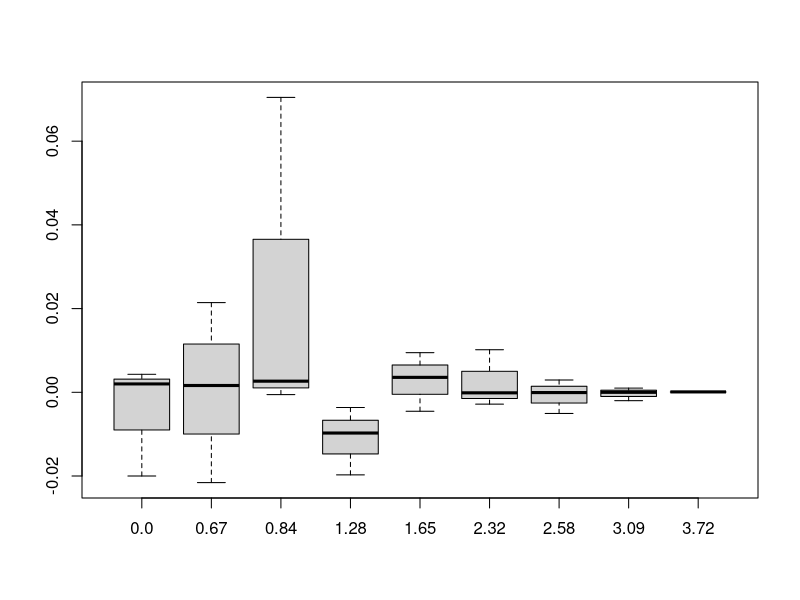
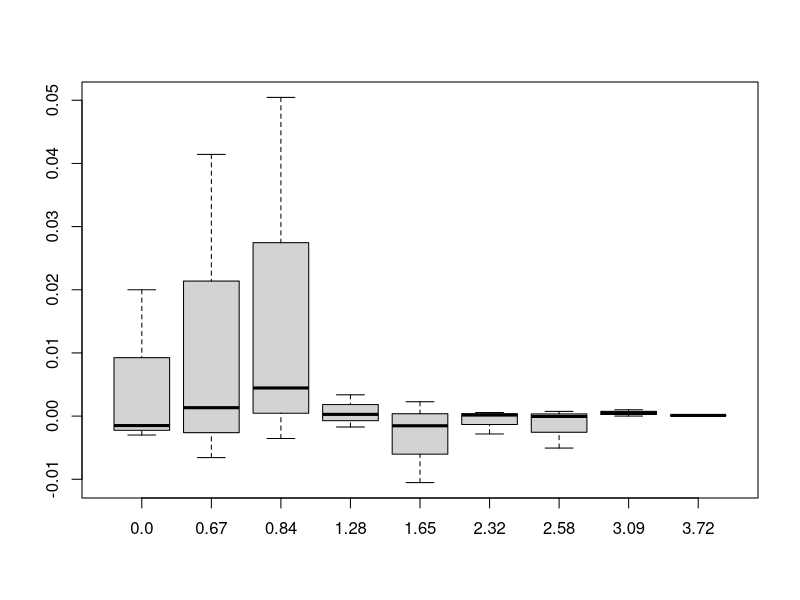
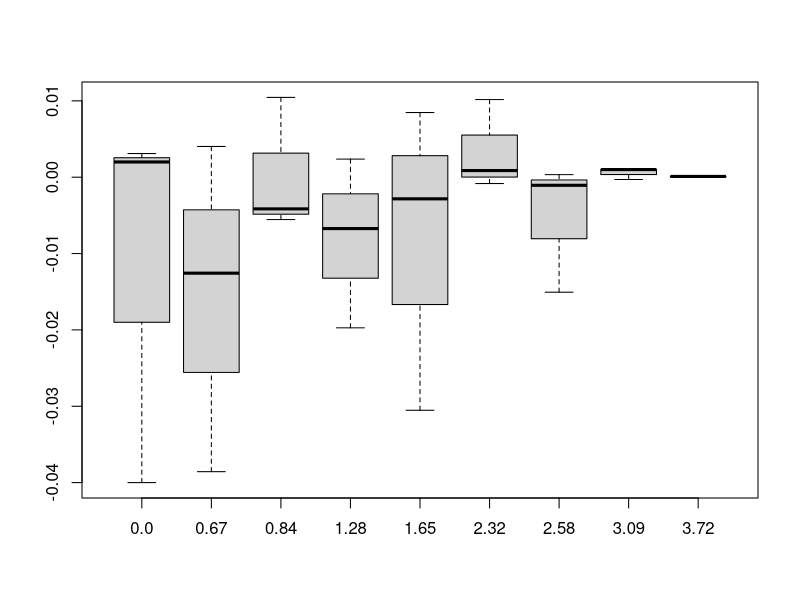
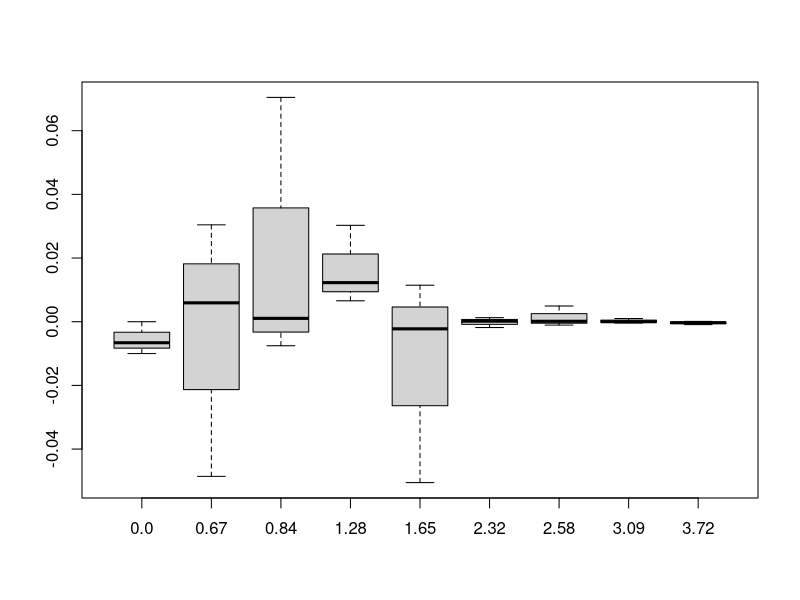
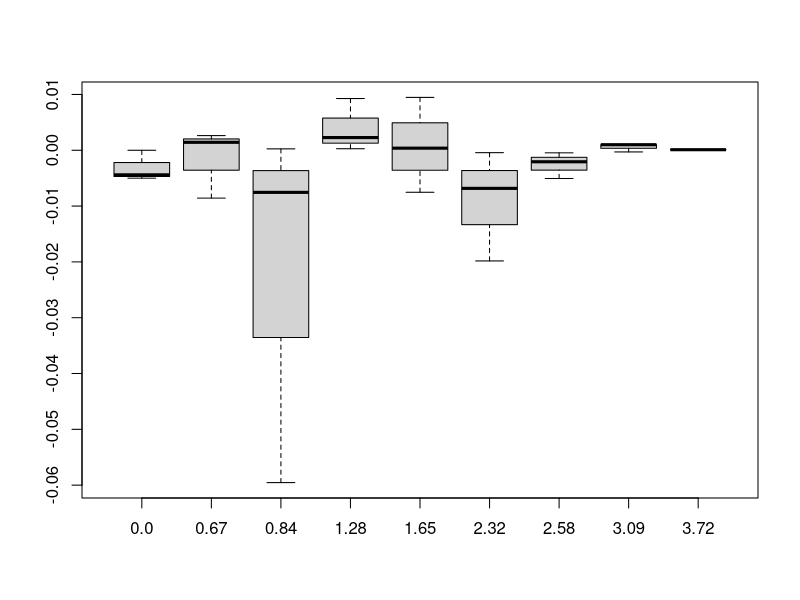
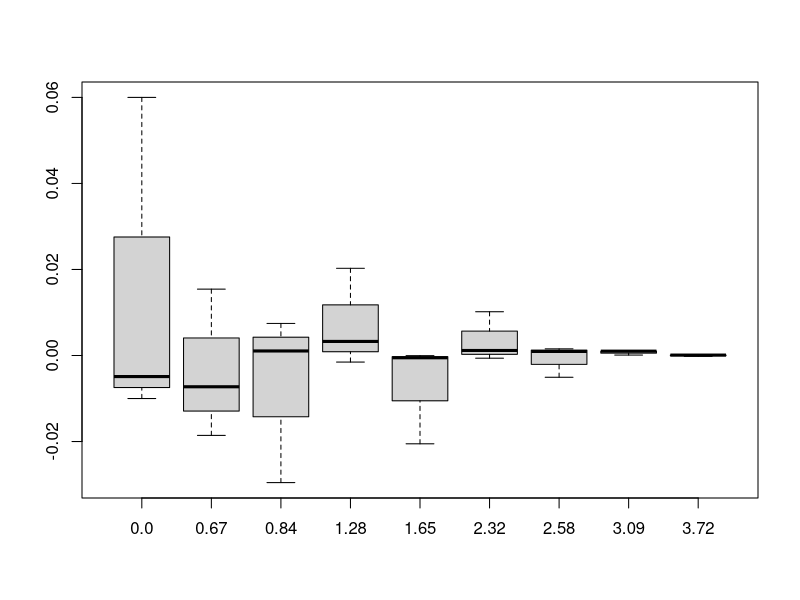
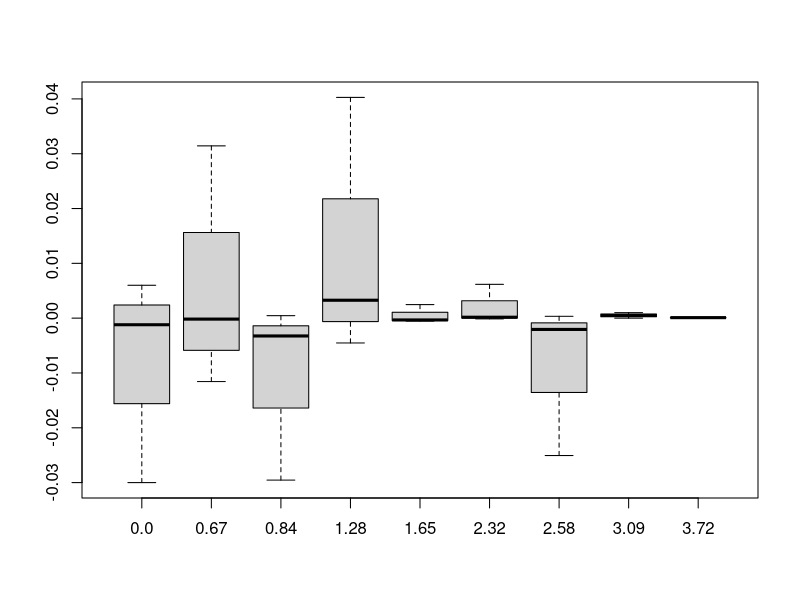
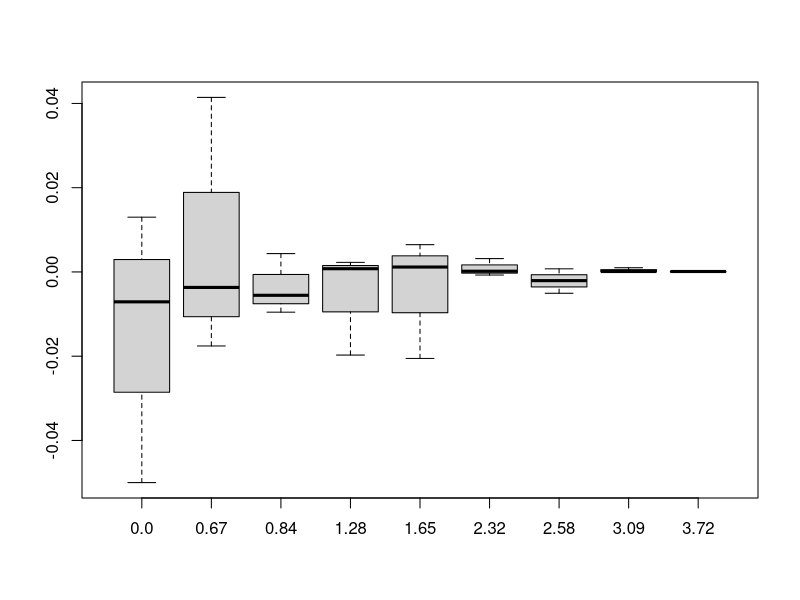

Generate these figures, in order, with R:
## ---- chunk 1
knitr::opts_chunk$set(echo = TRUE)
## ---- chunk 2
for(value in 1:100){
T=matrix(0,9,4,dimnames=list(c("0.0","0.67","0.84","1.28","1.65","2.32","2.58","3.09","3.72"),
                             c("10^2","10^3","10^4","true")))
#n=10^2 t=0
n=10^2
t=0
for(value in 1:n)
  {a <- rnorm(1, mean=0, sd=1)
if(a<=t)
  {b=1}
  else
    {b=0}
T[1,1]=T[1,1]+b
}
T[1,1]=T[1,1]/n

#n=10^3 t=0
n=10^3
t=0
for(value in 1:n)
  {a <- rnorm(1, mean=0, sd=1)
if(a<=t)
  {b=1}
  else
    {b=0}
T[1,2]=T[1,2]+b
}
T[1,2]=T[1,2]/n

#n=10^4 t=0
n=10^4
t=0
for(value in 1:n)
  {a <- rnorm(1, mean=0, sd=1)
if(a<=t)
  {b=1}
  else
    {b=0}
T[1,3]=T[1,3]+b
}
T[1,3]=T[1,3]/n

#true
f<-function(x)1/sqrt(2*pi)*exp(-x^2/2)
T[1,4]=integrate(f,Inf,t)$value

#n=10^2 t=0.67
n=10^2
t=0.67
for(value in 1:n)
  {a <- rnorm(1, mean=0, sd=1)
if(a<=t)
  {b=1}
  else
    {b=0}
T[2,1]=T[2,1]+b
}
T[2,1]=T[2,1]/n

#n=10^3 t=0.67
n=10^3
t=0.67
for(value in 1:n)
  {a <- rnorm(1, mean=0, sd=1)
if(a<=t)
  {b=1}
  else
    {b=0}
T[2,2]=T[2,2]+b
}
T[2,2]=T[2,2]/n

#n=10^4 t=0.67
n=10^4
t=0.67
for(value in 1:n)
  {a <- rnorm(1, mean=0, sd=1)
if(a<=t)
  {b=1}
  else
    {b=0}
T[2,3]=T[2,3]+b
}
T[2,3]=T[2,3]/n

#true
f<-function(x)1/sqrt(2*pi)*exp(-x^2/2)
T[2,4]=integrate(f,Inf,t)$value

#n=10^2 t=0.84
n=10^2
t=0.84
for(value in 1:n)
  {a <- rnorm(1, mean=0, sd=1)
if(a<=t)
  {b=1}
  else
    {b=0}
T[3,1]=T[3,1]+b
}
T[3,1]=T[3,1]/n

#n=10^3 t=0.84
n=10^3
t=0.84
for(value in 1:n)
  {a <- rnorm(1, mean=0, sd=1)
if(a<=t)
  {b=1}
  else
    {b=0}
T[3,2]=T[3,2]+b
}
T[3,2]=T[3,2]/n

#n=10^4 t=0.84
n=10^4
t=0.84
for(value in 1:n)
  {a <- rnorm(1, mean=0, sd=1)
if(a<=t)
  {b=1}
  else
    {b=0}
T[3,3]=T[3,3]+b
}
T[3,3]=T[3,3]/n

#true
f<-function(x)1/sqrt(2*pi)*exp(-x^2/2)
T[3,4]=integrate(f,Inf,t)$value

#n=10^2 t=1.28
n=10^2
t=1.28
for(value in 1:n)
  {a <- rnorm(1, mean=0, sd=1)
if(a<=t)
  {b=1}
  else
    {b=0}
T[4,1]=T[4,1]+b
}
T[4,1]=T[4,1]/n

#n=10^3 t=1.28
n=10^3
t=1.28
for(value in 1:n)
  {a <- rnorm(1, mean=0, sd=1)
if(a<=t)
  {b=1}
  else
    {b=0}
T[4,2]=T[4,2]+b
}
T[4,2]=T[4,2]/n

#n=10^4 t=1.28
n=10^4
t=1.28
for(value in 1:n)
  {a <- rnorm(1, mean=0, sd=1)
if(a<=t)
  {b=1}
  else
    {b=0}
T[4,3]=T[4,3]+b
}
T[4,3]=T[4,3]/n

#true
f<-function(x)1/sqrt(2*pi)*exp(-x^2/2)
T[4,4]=integrate(f,Inf,t)$value

#n=10^2 t=1.65
n=10^2
t=1.65
for(value in 1:n)
  {a <- rnorm(1, mean=0, sd=1)
if(a<=t)
  {b=1}
  else
    {b=0}
T[5,1]=T[5,1]+b
}
T[5,1]=T[5,1]/n

#n=10^3 t=1.65
n=10^3
t=1.65
for(value in 1:n)
  {a <- rnorm(1, mean=0, sd=1)
if(a<=t)
  {b=1}
  else
    {b=0}
T[5,2]=T[5,2]+b
}
T[5,2]=T[5,2]/n

#n=10^4 t=1.65
n=10^4
t=1.65
for(value in 1:n)
  {a <- rnorm(1, mean=0, sd=1)
if(a<=t)
  {b=1}
  else
    {b=0}
T[5,3]=T[5,3]+b
}
T[5,3]=T[5,3]/n

#true
f<-function(x)1/sqrt(2*pi)*exp(-x^2/2)
T[5,4]=integrate(f,Inf,t)$value

#n=10^2 t=2.32
n=10^2
t=2.32
for(value in 1:n)
  {a <- rnorm(1, mean=0, sd=1)
if(a<=t)
  {b=1}
  else
    {b=0}
T[6,1]=T[6,1]+b
}
T[6,1]=T[6,1]/n

#n=10^3 t=2.32
n=10^3
t=2.32
for(value in 1:n)
  {a <- rnorm(1, mean=0, sd=1)
if(a<=t)
  {b=1}
  else
    {b=0}
T[6,2]=T[6,2]+b
}
T[6,2]=T[6,2]/n

#n=10^4 t=2.32
n=10^4
t=2.32
for(value in 1:n)
  {a <- rnorm(1, mean=0, sd=1)
if(a<=t)
  {b=1}
  else
    {b=0}
T[6,3]=T[6,3]+b
}
T[6,3]=T[6,3]/n

#true
f<-function(x)1/sqrt(2*pi)*exp(-x^2/2)
T[6,4]=integrate(f,Inf,t)$value

#n=10^2 t=2.58 
n=10^2
t=2.58 
for(value in 1:n)
  {a <- rnorm(1, mean=0, sd=1)
if(a<=t)
  {b=1}
  else
    {b=0}
T[7,1]=T[7,1]+b
}
T[7,1]=T[7,1]/n

#n=10^3 t=2.58 
n=10^3
t=2.58 
for(value in 1:n)
  {a <- rnorm(1, mean=0, sd=1)
if(a<=t)
  {b=1}
  else
    {b=0}
T[7,2]=T[7,2]+b
}
T[7,2]=T[7,2]/n

#n=10^4 t=2.58 
n=10^4
t=2.58 
for(value in 1:n)
  {a <- rnorm(1, mean=0, sd=1)
if(a<=t)
  {b=1}
  else
    {b=0}
T[7,3]=T[7,3]+b
}
T[7,3]=T[7,3]/n

#true
f<-function(x)1/sqrt(2*pi)*exp(-x^2/2)
T[7,4]=integrate(f,Inf,t)$value

#n=10^2 t=3.09
n=10^2
t=3.09
for(value in 1:n)
  {a <- rnorm(1, mean=0, sd=1)
if(a<=t)
  {b=1}
  else
    {b=0}
T[8,1]=T[8,1]+b
}
T[8,1]=T[8,1]/n

#n=10^3 t=3.09
n=10^3
t=3.09
for(value in 1:n)
  {a <- rnorm(1, mean=0, sd=1)
if(a<=t)
  {b=1}
  else
    {b=0}
T[8,2]=T[8,2]+b
}
T[8,2]=T[8,2]/n

#n=10^4 t=3.09
n=10^4
t=3.09
for(value in 1:n)
  {a <- rnorm(1, mean=0, sd=1)
if(a<=t)
  {b=1}
  else
    {b=0}
T[8,3]=T[8,3]+b
}
T[8,3]=T[8,3]/n

#true
f<-function(x)1/sqrt(2*pi)*exp(-x^2/2)
T[8,4]=integrate(f,Inf,t)$value

#n=10^2 t=3.72 
n=10^2
t=3.72 
for(value in 1:n)
  {a <- rnorm(1, mean=0, sd=1)
if(a<=t)
  {b=1}
  else
    {b=0}
T[9,1]=T[9,1]+b
}
T[9,1]=T[9,1]/n

#n=10^3 t=3.72 
n=10^3
t=3.72 
for(value in 1:n)
  {a <- rnorm(1, mean=0, sd=1)
if(a<=t)
  {b=1}
  else
    {b=0}
T[9,2]=T[9,2]+b
}
T[9,2]=T[9,2]/n

#n=10^4 t=3.72 
n=10^4
t=3.72 
for(value in 1:n)
  {a <- rnorm(1, mean=0, sd=1)
if(a<=t)
  {b=1}
  else
    {b=0}
T[9,3]=T[9,3]+b
}
T[9,3]=T[9,3]/n

#true
f<-function(x)1/sqrt(2*pi)*exp(-x^2/2)
T[9,4]=integrate(f,Inf,t)$value

print(T)
boxplot(t(T[,1:3]-T[,4]))
}



